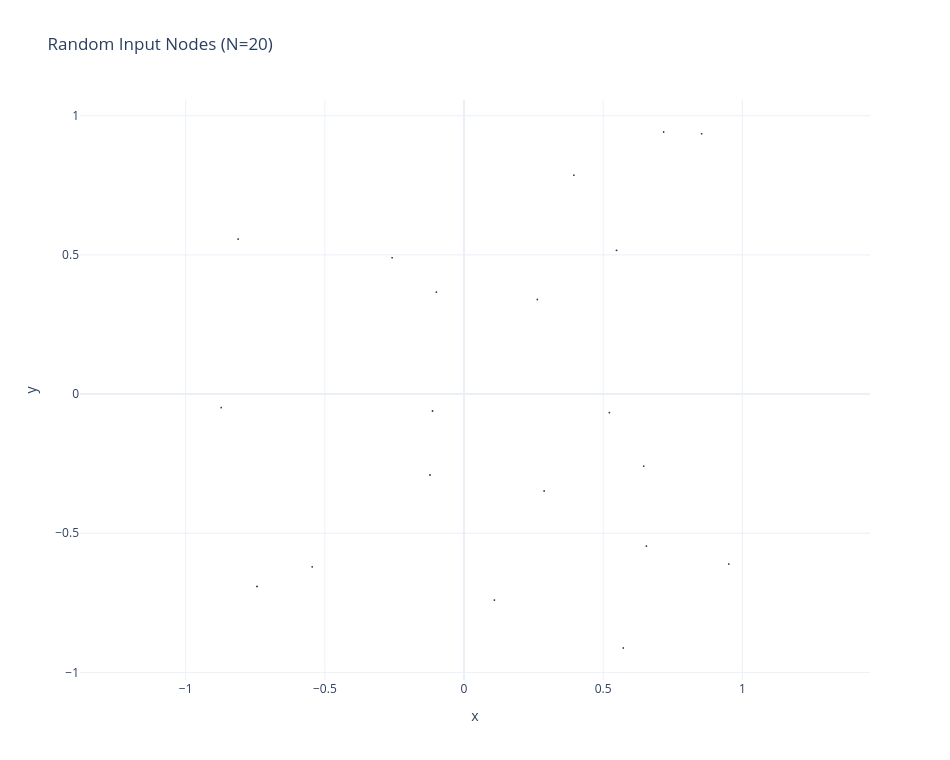

Source (notebook cell):
### Markdown cell above
# RANDOM NODE GENERATION

### Code cell
# Random node cloud (no DXF, no critical-region split)
rng = np.random.default_rng(42)

n_nodes = 20
x_min, x_max = -1.0, 1.0
y_min, y_max = -1.0, 1.0

random_nodes = np.column_stack([
    rng.uniform(x_min, x_max, n_nodes),
    rng.uniform(y_min, y_max, n_nodes),
])

fig_nodes = go.Figure()
fig_nodes.add_trace(
    go.Scattergl(
        x=random_nodes[:, 0],
        y=random_nodes[:, 1],
        mode='markers',
        marker=dict(size=2, color='black', opacity=0.75),
        name='Random nodes',
    )
)
fig_nodes.update_layout(
    title=f'Random Input Nodes (N={len(random_nodes)})',
    xaxis_title='x',
    yaxis_title='y',
    template='plotly_white',
    width=950,
    height=760,
)
fig_nodes.update_yaxes(scaleanchor='x', scaleratio=1)
fig_nodes.show()

### Figure 1 — Plotly figure (JSON) as saved in the notebook; plotly's stock layout.template omitted (floating-point values rounded to 4 significant figures)
{"data": [{"marker": {"color": "black", "opacity": 0.75, "size": 2}, "mode": "markers", "name": "Random nodes", "type": "scattergl", "x": [0.5479, -0.1222, 0.7172, 0.3947, -0.8116, 0.9512, 0.5223, 0.5721, -0.7438, -0.09923, -0.2584, 0.8535, 0.2877, 0.6455, -0.1132, -0.5455, 0.1092, -0.8724, 0.6553, 0.2633], "y": [0.5162, -0.2909, 0.9414, 0.7862, 0.5568, -0.6107, -0.06656, -0.9124, -0.6914, 0.3661, 0.4895, 0.935, -0.3483, -0.2591, -0.06089, -0.6211, -0.7402, -0.04859, -0.5462, 0.3396]}], "layout": {"height": 760, "title": {"text": "Random Input Nodes (N=20)"}, "width": 950, "xaxis": {"title": {"text": "x"}}, "yaxis": {"scaleanchor": "x", "scaleratio": 1, "title": {"text": "y"}}}}
